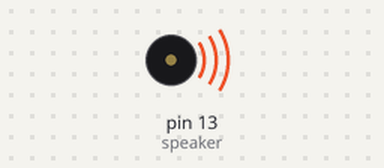
Simulated run of this sketch. Board: Arduino Uno, built with avr-gcc and run on an emulated ATmega328P. Shown: buzzer (waves = sounding).

Above: at 1.1 s.
At 4.4 s:
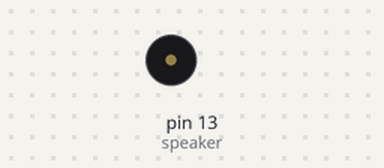
Timing chart, 0 to 11.7 s (numbered marks = the images above):
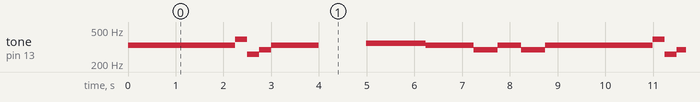

Measured:
- by itself, tone on pin 13 (speaker): plays 330 Hz for 2.3 s, 392 Hz for 0.25 s, 261 Hz for 0.25 s, 293 Hz for 0.25 s, 330 Hz for 1.0 s, 350 Hz for 1.3 s … (145 notes in this stretch)

The sketch:

Jingle_bells.ino
```cpp
//Adam Tesfai
//twinkle


int speaker = 13;
int tempo= 1000;
int w = tempo;
int h = w/2;
int q = h/2;
int e = q/2;
int s = e/2;

//define pitches for c scale

int c4 = 261;
int d4 = 293;
int e4 = 330;
int f4 = 350;
int g4 = 392;
int an4 = 440;
int b4 = 494;
int c5 = 523;

//function jingle 1
void jingle1() {
  //note for jingle line 1
  int lineANotes [] = {e4, e4, e4, e4, e4, e4, e4, g4, c4, d4, e4};
  int lineARhythm [] = {q, q, h, q, q, h, q, q, q, q, w};

  for (int n = 0; n < 14; n++) {
   tone(speaker, lineANotes[n], lineARhythm[n]);
  delay(lineARhythm[n]);
  }
}

void jingle2() {
  //note for jingle line 2
  int lineANotes [] = {f4, f4, f4, f4, f4, e4, e4, e4, e4, d4, d4, e4, d4, g4};
  int lineARhythm [] = {q, q, q, q, q, q, q, q, q, q, q, h, h};

  for (int n = 0; n < 14; n++) {
   tone(speaker, lineANotes[n], lineARhythm[n]);
  delay(lineARhythm[n]);
  }
}

void jingle3 () {
  //note for jingle line 3
  int lineANotes [] = {f4, f4, f4, f4, f4, e4, e4, e4, e4, g4, g4, f4, d4, c4};
  int lineARhythm [] = {q, q, q, q, q, q, q, q, q, q, q, h, w};

  for (int n = 0; n < 14; n++) {
   tone(speaker, lineANotes[n], lineARhythm[n]);
  delay(lineARhythm[n]);
  }
}

void setup(){
  pinMode(speaker, OUTPUT);


}
void loop (){
  jingle1();
  jingle2();
  jingle1();
  jingle3();

}
```
